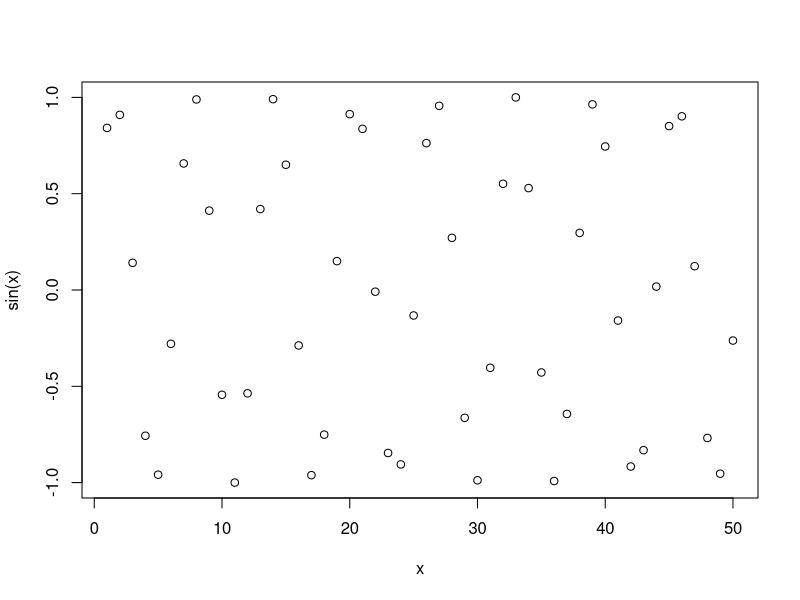
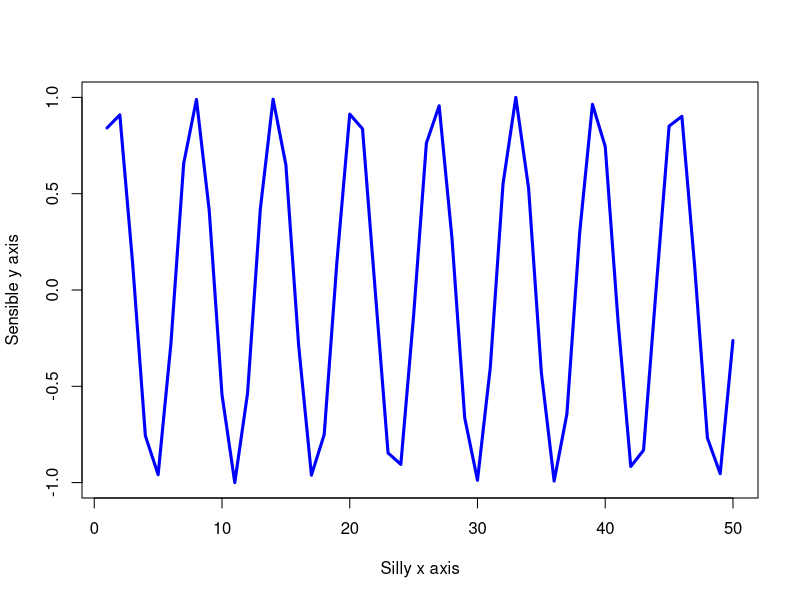

Here is the R script that generated these plots, in order:
# My first R script
x <- 1:50
plot(x,sin(x))

plot(x,sin(x),typ="l", col="blue", lwd=3,
     xlab="Silly x axis",ylab="Sensible y axis")
